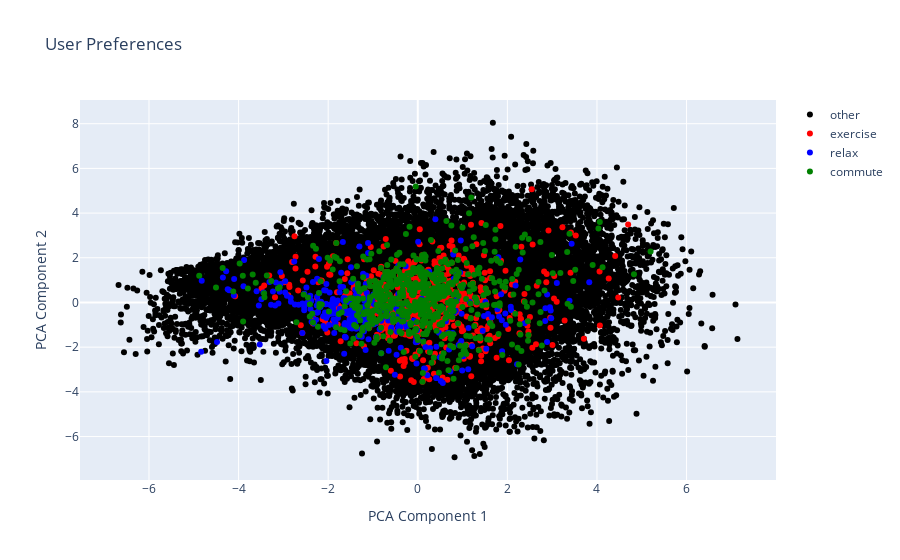

Notebook code for this chart:
### Code cell
visualize_user_preferences(users_data[2])

### Figure 1 — Plotly figure (JSON) as saved in the notebook; plotly's stock layout.template omitted (floating-point values rounded to 4 significant figures; data arrays with more than 128 entries replaced by an {"elided": "..."} marker saying what was removed)
{"data": [{"marker": {"color": "black"}, "mode": "markers", "name": "other", "type": "scatter", "x": {"elided": "24224 float values"}, "y": {"elided": "24224 float values"}}, {"marker": {"color": "red"}, "mode": "markers", "name": "exercise", "type": "scatter", "x": {"elided": "722 float values"}, "y": {"elided": "722 float values"}}, {"marker": {"color": "blue"}, "mode": "markers", "name": "relax", "type": "scatter", "x": {"elided": "335 float values"}, "y": {"elided": "335 float values"}}, {"marker": {"color": "green"}, "mode": "markers", "name": "commute", "type": "scatter", "x": {"elided": "620 float values"}, "y": {"elided": "620 float values"}}], "layout": {"title": {"text": "User Preferences"}, "xaxis": {"title": {"text": "PCA Component 1"}}, "yaxis": {"title": {"text": "PCA Component 2"}}}}
